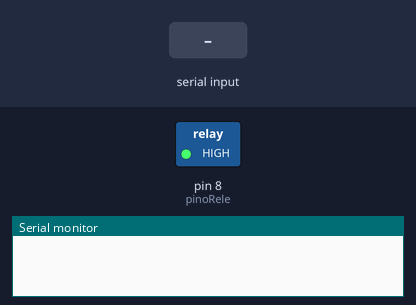
Simulated run of this sketch. Board: Arduino Uno, built with avr-gcc and run on an emulated ATmega328P. Shown: switched loads named in the sketch (green lamp = pin HIGH), the last lines printed to the serial monitor. The test bench sets the inputs (shaded band).

Above: at 1.2 s.
1.3 s: "a" received over Serial
At 1.8 s:
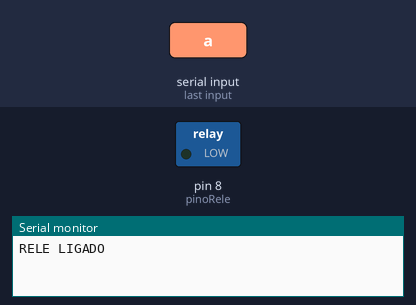
Timing chart, 0 to 4.3 s (numbered marks = the images above; inputs shaded):
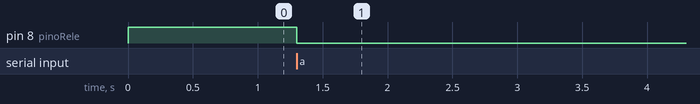

Measured:
- after the input at 1.3 s, pin 8 (pinoRele): HIGH → LOW at once

The sketch:

exemplo_modulo_rele.ino
```cpp
const int pinoRele = 8; //PINO DIGITAL UTILIZADO PELO MÓDULO RELÉ
int status = 0; //VARIÁVEL QUE CONTROLA O STATUS DO MÓDULO RELÉ (LIGADO / DESLIGADO)

void setup(){
  pinMode(pinoRele, OUTPUT); //DEFINE A PORTA COMO SAÍDA
  digitalWrite(pinoRele, HIGH); //MÓDULO RELÉ INICIA DESLIGADO
  Serial.begin(9600); //INICIALIZA A PORTA SERIAL
}
void loop(){

  char c = Serial.read(); //VARIÁVEL RESPONSÁVEL POR RECEBER O CARACTER DIGITADO NA JANELA SERIAL

  if (c == 'a'){ //SE CARACTER DIGITADO FOR IGUAL A "a", FAZ
    if (status == 0){ //SE VARIÁVEL FOR IGUAL A 0, FAZ
      digitalWrite(pinoRele, LOW); //ENERGIZA O PINO 8 E O RELÉ ATIVA
      status = 1; //VARIÁVEL RECEBE O VALOR 1
      Serial.println("RELE LIGADO"); //ESCREVE O TEXTO NA JANELA SERIAL
    }else{ //SENÃO, FAZ
      digitalWrite(pinoRele, HIGH); //ENERGIZA O PINO 8 E O RELÉ DESATIVA
      status = 0; //VARIÁVEL RECEBE O VALOR 0
      Serial.println("RELE DESLIGADO"); //ESCREVE O TEXTO NA JANELA SERIAL
    }
  }
}
```
